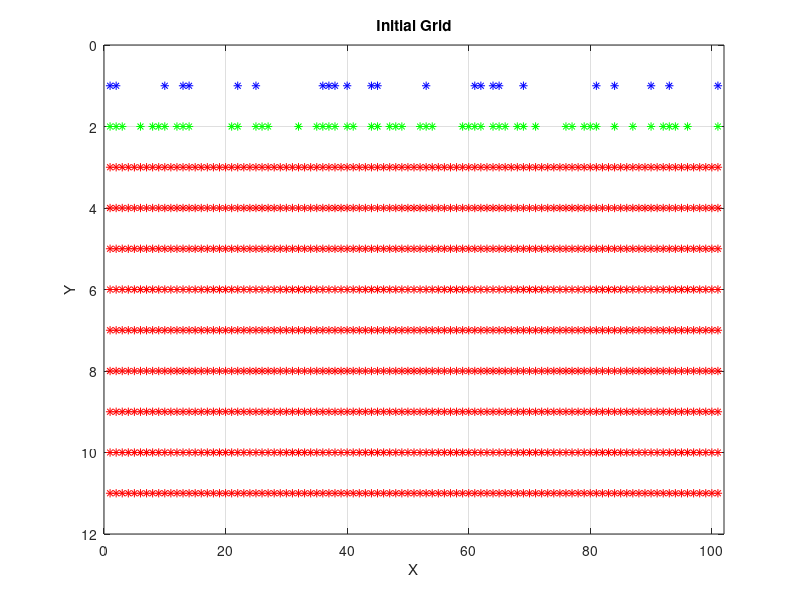
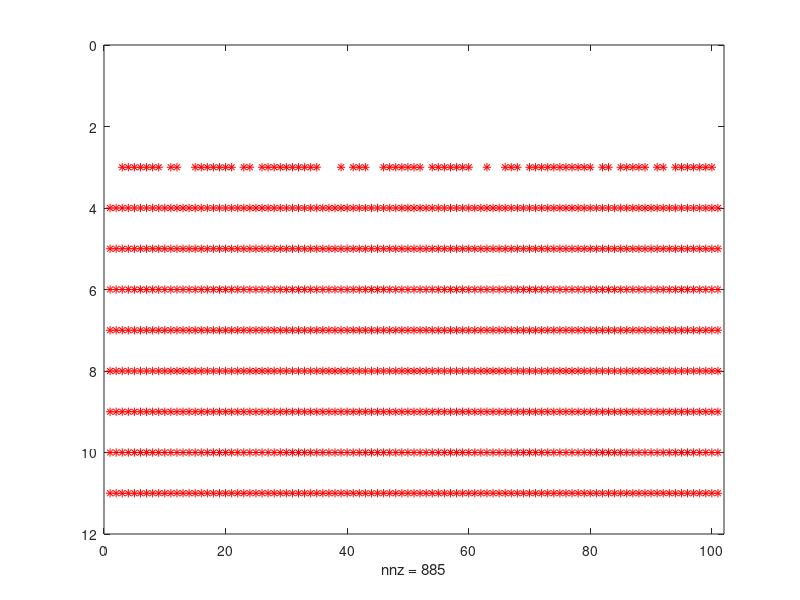

Reproduce these figures in MATLAB, in order.
clear
close all
[X,Y] = meshgrid(0:100, 0:10);


colors = ones(size(X)); %colors has ones everywhere besides row 1,2==0

colors(1:2, :) = 0;

colors2=zeros(size(X)); % colors2 has zeros everywhere besides row 3

colors2(2,1:101)=1;
% probability of 50 percent that the surface is green.
a=1         %parameters a and b for the probability of adsorbens number 1
b=100
 
    for n=1:101
         Z=a+(b-a).*rand(1,1);
             if Z>50
             colors2(2,n)=1
             else colors2(2,n)=0
             end
    end
    
    
colors3=zeros(size(X)); % colors3 has zeros everywhere besides row 2

colors3(1,1:101)=1 
% probability of 50 percent that the surface is blue.

a=1         %parameters a and b for the probability of adsobens number 2
b=100
 
    for m=1:101
         Y=a+(b-a).*rand(1,1);
             if Y>50
             colors3(1,m)=1
              
             else colors3(1,m)=0
                 
             end
    end
%     creates only blue points, where a green point is underneath
    for columnblue = 1:length(colors3(1,:))
    if colors2(2,columnblue) && colors3(1,columnblue)==1
         colors3(1,columnblue) = 1;
    else colors3(1,columnblue) = 0;
    end
 end

  
% plot the grid
spy(colors,'r')
hold on
spy(colors2,'g')
hold on 
spy(colors3,'b')

xlabel('X'); % // Label the X and Y axes
ylabel('Y');
title('Initial Grid');
grid on


% removes red point underneath when blue and green points are both above
 for column = 1:length(colors2(1,:))
    if colors2(2,column) && colors3(1,column)==1
         colors(3,column) = 0;
    end
 end
    
figure(4)
spy(colors,'r')
% N=5
% for n= 1:N
% for c=3:3
%     colors2(c,n)=
% 


% scatter(x,y,'k')
%     hold on
% end